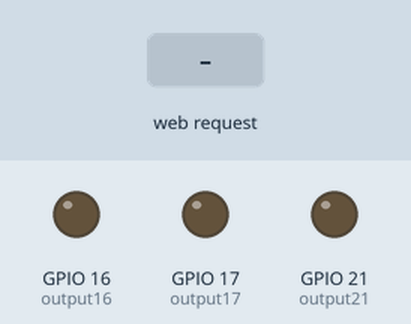
This sketch was run on a simulated ESP32. Shown: output pins drawn as LEDs (lit = HIGH). The test bench sets the inputs (shaded band). What the sketch prints to the serial monitor is not drawn.

Above: at 1.2 s.
1.3 s: HTTP request GET /16/on received
At 2.5 s:
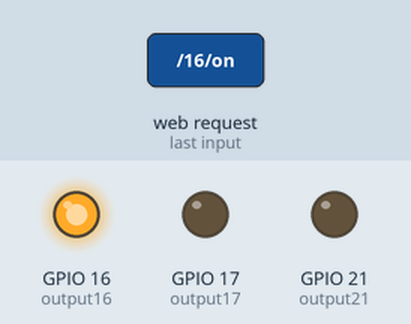
2.8 s: HTTP request GET /17/on received
At 3.7 s:
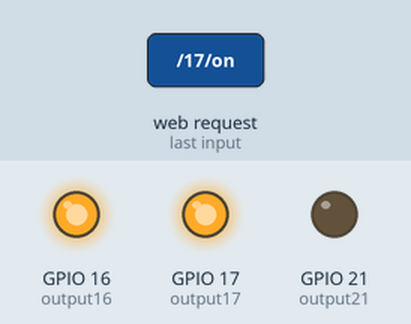
4.3 s: HTTP request GET /16/off received
At 4.9 s:
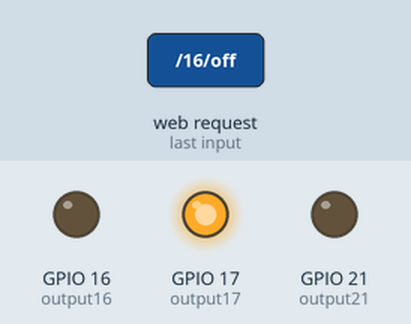
5.8 s: HTTP request GET /21/on received
At 7.0 s:
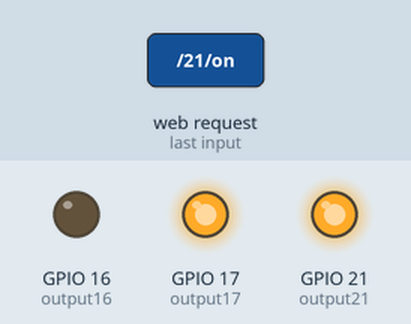
7.3 s: HTTP request GET /17/off received
At 8.4 s:
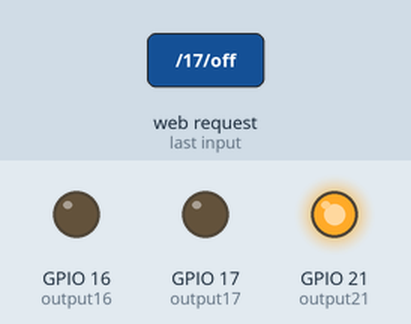
8.8 s: HTTP request GET /21/off received
At 9.5 s:
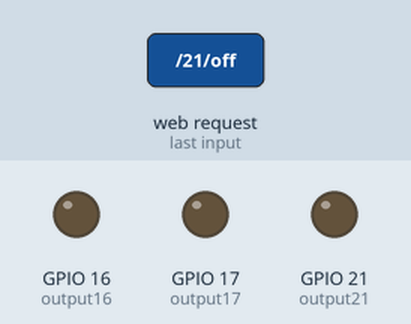
Timing chart, 0 to 11.3 s (numbered marks = the images above; inputs shaded):
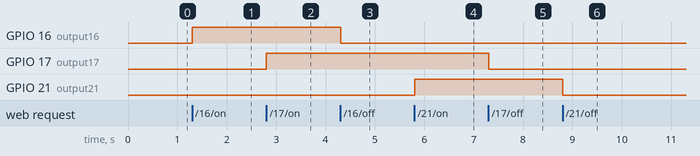

The sketch:

esp32_RGB_web_control.ino
```cpp
#include <Arduino.h>
#include <WiFi.h>
#include <WebServer.h>

// Replace with your network credentials
const char* ssid     = "ESP32_IIS_AOSTA";
const char* password = "123456789";

// Set web server port number to 80
WiFiServer server(80);

// Variable to store the HTTP request
String header;

// Auxiliar variables to store the current output state
String output16State = "off";
String output17State = "off";
String output21State = "off";

// Assign output variables to GPIO pins
const int output16 = 16;
const int output17 = 17;
const int output21 = 21;

void setup() {
  Serial.begin(9600);

  // Initialize the output variables as outputs
  pinMode(output16, OUTPUT);
  pinMode(output17, OUTPUT);
  pinMode(output21, OUTPUT);

  // Set outputs to LOW
  digitalWrite(output16, LOW);
  digitalWrite(output17, LOW);
  digitalWrite(output21, LOW);

  // Setting Wi-Fi network with SSID and password
  Serial.print("Setting AP (Access Point)…");
  // Remove the password parameter, if you want the AP (Access Point) to be open
  WiFi.softAP(ssid, password);

  IPAddress IP = WiFi.softAPIP();
  Serial.print("AP IP address: ");
  Serial.println(IP);

  server.begin();
}

void loop(){
  WiFiClient client = server.available();   // Listen for incoming clients

  if (client) {                             // If a new client connects,
    Serial.println("New Client.");          // print a message out in the serial port
    String currentLine = "";                // make a String to hold incoming data from the client
    while (client.connected()) {            // loop while the client's connected
      if (client.available()) {             // if there's bytes to read from the client,
        char c = client.read();             // read a byte, then
        Serial.write(c);                    // print it out the serial monitor
        header += c;
        if (c == '\n') {                    // if the byte is a newline character
          // if the current line is blank, you got two newline characters in a row.
          // that's the end of the client HTTP request, so send a response:
          if (currentLine.length() == 0) {
            // HTTP headers always start with a response code (e.g. HTTP/1.1 200 OK)
            // and a content-type so the client knows what's coming, then a blank line:
            client.println("HTTP/1.1 200 OK");
            client.println("Content-type:text/html");
            client.println("Connection: close");
            client.println();

            // turns the GPIOs on and off

            if (header.indexOf("GET /16/on") >= 0) {
              Serial.println("GPIO 16 on");
              output16State = "on";
              digitalWrite(output16, HIGH);
            } else if (header.indexOf("GET /16/off") >= 0) {
              Serial.println("GPIO 16 off");
              output16State = "off";
              digitalWrite(output16, LOW);
            } else if (header.indexOf("GET /17/on") >= 0) {
              Serial.println("GPIO 17 on");
              output17State = "on";
              digitalWrite(output17, HIGH);
            } else if (header.indexOf("GET /17/off") >= 0) {
              Serial.println("GPIO 17 off");
              output17State = "off";
              digitalWrite(output17, LOW);
            }else if (header.indexOf("GET /21/on") >= 0) {
              Serial.println("GPIO 21 on");
              output21State = "on";
              digitalWrite(output21, HIGH);
            } else if (header.indexOf("GET /21/off") >= 0) {
              Serial.println("GPIO 21 off");
              output21State = "off";
              digitalWrite(output21, LOW);
            }

            // Display the HTML web page
            client.println("<!DOCTYPE html><html>");
            client.println("<head><meta name=\"viewport\" content=\"width=device-width, initial-scale=1\">");
            client.println("<link rel=\"icon\" href=\"data:,\">");
            // CSS to style the on/off buttons
            // Feel free to change the background-color and font-size attributes to fit your preferences
            client.println("<style>html { font-family: Helvetica; display: inline-block; margin: 0px auto; text-align: center;}");
            client.println(".button { background-color: #4CAF50; border: none; color: white; padding: 16px 40px;");
            client.println("text-decoration: none; font-size: 30px; margin: 2px; cursor: pointer;}");
            client.println(".button2 {background-color: #555555;}</style></head>");

            // Web Page Heading
            client.println("<body><h1>ESP32 Web Server</h1>");

            // Display current state, and ON/OFF buttons for GPIO 16
            client.println("<p>GPIO 16 - State " + output16State + "</p>");
            // If the output16State is off, it displays the ON button
            if (output16State=="off") {
              client.println("<p><a href=\"/16/on\"><button class=\"button\">ON</button></a></p>");
            } else {
              client.println("<p><a href=\"/16/off\"><button class=\"button button2\">OFF</button></a></p>");
            }

            // Display current state, and ON/OFF buttons for GPIO 17
            client.println("<p>GPIO 17 - State " + output17State + "</p>");
            // If the output17State is off, it displays the ON button
            if (output17State=="off") {
              client.println("<p><a href=\"/17/on\"><button class=\"button\">ON</button></a></p>");
            } else {
              client.println("<p><a href=\"/17/off\"><button class=\"button button2\">OFF</button></a></p>");
            }

              // Display current state, and ON/OFF buttons for GPIO 21
            client.println("<p>GPIO 21 - State " + output21State + "</p>");
            // If the output21State is off, it displays the ON button
            if (output21State=="off") {
              client.println("<p><a href=\"/21/on\"><button class=\"button\">ON</button></a></p>");
            } else {
              client.println("<p><a href=\"/21/off\"><button class=\"button button2\">OFF</button></a></p>");
            }
            client.println("</body></html>");

            // The HTTP response ends with another blank line
            client.println();
            // Break out of the while loop
            break;
          } else { // if you got a newline, then clear currentLine
            currentLine = "";
          }
        } else if (c != '\r') {  // if you got anything else but a carriage return character,
          currentLine += c;      // add it to the end of the currentLine
        }
      }
    }
    // Clear the header variable
    header = "";
    // Close the connection
    client.stop();
    Serial.println("Client disconnected.");
    Serial.println("");
  }
}
```

Measured:
- after the input at 1.3 s, GPIO 16 (output16): LOW → HIGH at once
- after the input at 2.8 s, GPIO 17 (output17): LOW → HIGH at once
- after the input at 4.3 s, GPIO 16 (output16): HIGH → LOW at once
- after the input at 5.8 s, GPIO 21 (output21): LOW → HIGH at once
- after the input at 7.3 s, GPIO 17 (output17): HIGH → LOW at once
- after the input at 8.8 s, GPIO 21 (output21): HIGH → LOW at once
